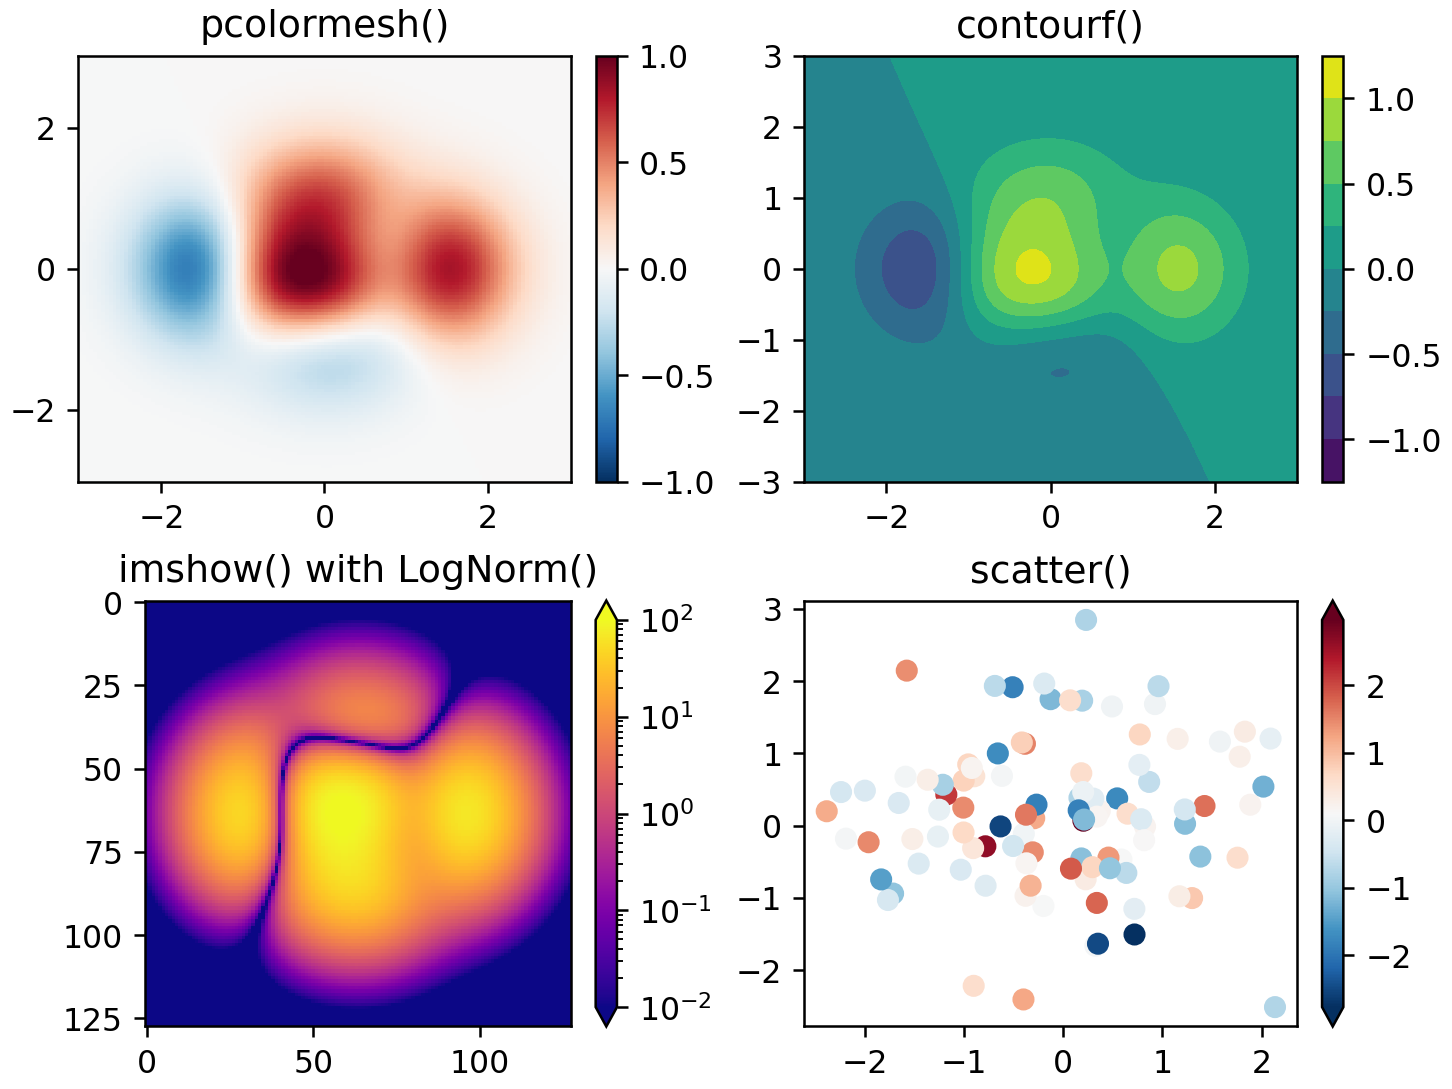

The script that saved this image:
import matplotlib.pyplot as plt
import numpy as np
import matplotlib as mpl

data1, data2, data3, data4 = np.random.randn(4, 100)  # make 4 random data sets

X, Y = np.meshgrid(np.linspace(-3, 3, 128), np.linspace(-3, 3, 128))
Z = (1 - X/2 + X**5 + Y**3) * np.exp(-X**2 - Y**2)

fig, axs = plt.subplots(2, 2, layout='constrained')
pc = axs[0, 0].pcolormesh(X, Y, Z, vmin=-1, vmax=1, cmap='RdBu_r')
fig.colorbar(pc, ax=axs[0, 0])
axs[0, 0].set_title('pcolormesh()')

co = axs[0, 1].contourf(X, Y, Z, levels=np.linspace(-1.25, 1.25, 11))
fig.colorbar(co, ax=axs[0, 1])
axs[0, 1].set_title('contourf()')

pc = axs[1, 0].imshow(Z**2 * 100, cmap='plasma',
                      norm=mpl.colors.LogNorm(vmin=0.01, vmax=100))
fig.colorbar(pc, ax=axs[1, 0], extend='both')
axs[1, 0].set_title('imshow() with LogNorm()')

pc = axs[1, 1].scatter(data1, data2, c=data3, cmap='RdBu_r')
fig.colorbar(pc, ax=axs[1, 1], extend='both')
axs[1, 1].set_title('scatter()')

plt.show()

# plt.savefig("15-graphics_color_mapped_data.png", dpi=227)
